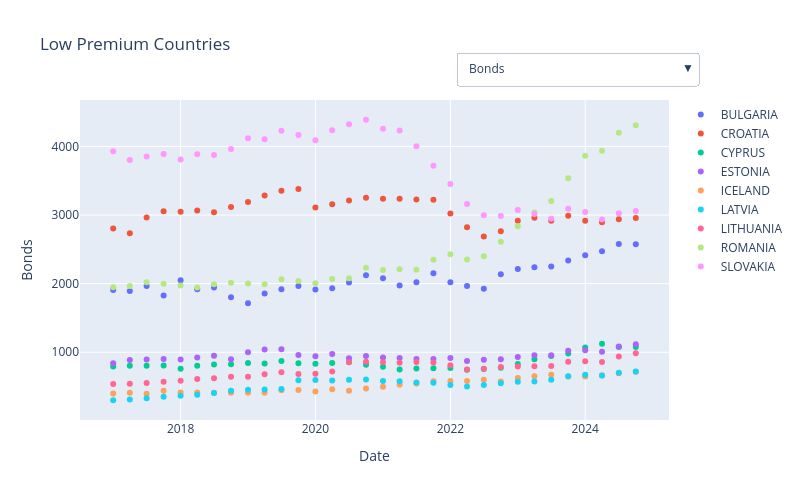
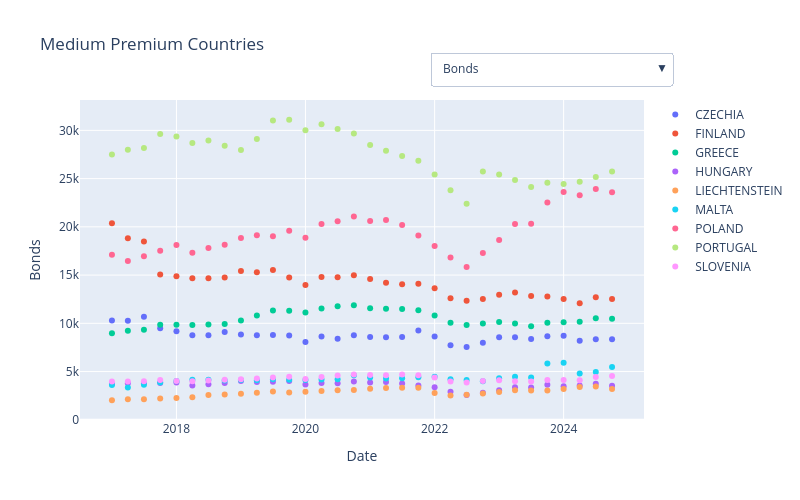
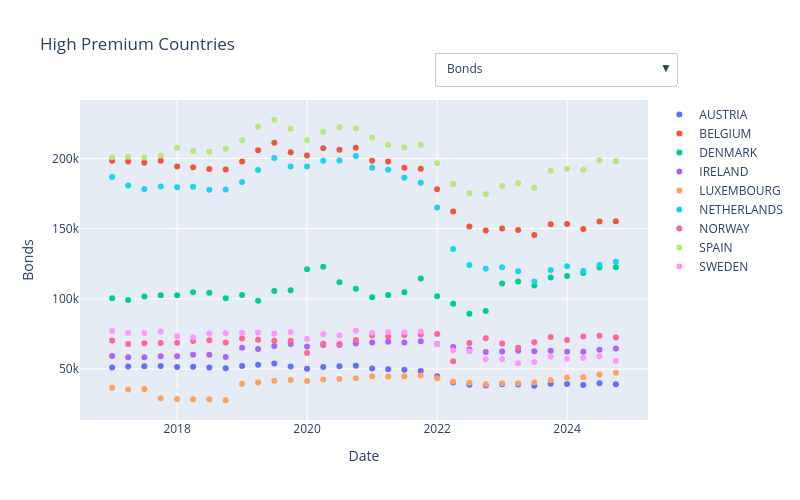
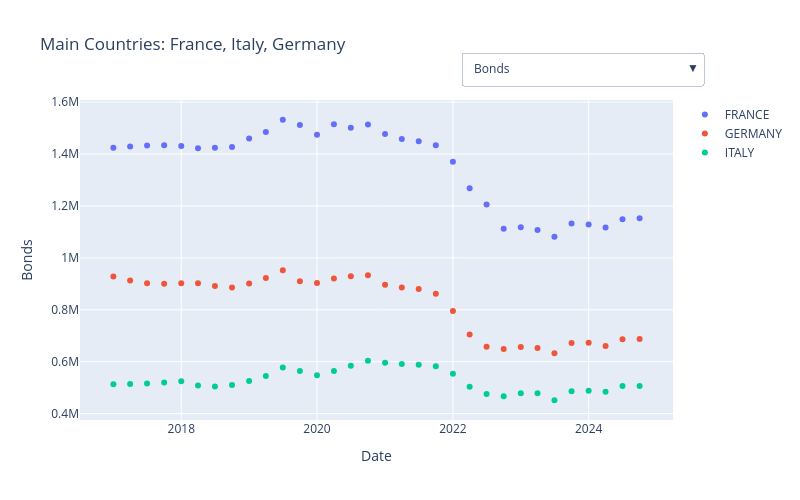

The notebook cell saved with these charts, in order:
### Markdown cell above
## Figure 1

### Code cell
import pandas as pd
import plotly.graph_objects as go

# Parameters
main_countries = ['FRANCE', 'GERMANY', 'ITALY']
investment_vars = [
    'Bonds','Equities','Property','Holding related undertakings',
    'Collective investments undertakings','Derivatives','Deposits','Other investments'
]
default_investment = 'Bonds'
n_quantiles = 3
# Preprocessing
data['Date'] = pd.to_datetime(data['Date'])

# Exclude years 2016 and 2025 (data incomplete)
data = data[~data['Date'].dt.year.isin([2016, 2025])]

data_main  = data[data['Reporting country'].isin(main_countries)].copy()
data_other = data[~data['Reporting country'].isin(main_countries)].copy()

# Country clusters based on total premiums
country_prem = (
    data_other.groupby('Reporting country')['Total premiums written']
    .sum()
    .reset_index()
)

country_prem['cluster'] = pd.qcut(
    country_prem['Total premiums written'],
    q=n_quantiles,
    labels=['Low premiums','Medium premiums','High premiums']
)

country_to_cluster = dict(zip(country_prem['Reporting country'], country_prem['cluster']))
data_other['Premium Cluster'] = data_other['Reporting country'].map(country_to_cluster)

# France, Italy and Germany get their own cluster
data_main['Premium Cluster'] = 'Main countries (FR, IT, DE)'

data_all = pd.concat([data_main, data_other], ignore_index=True)

# Filter DataFrames by cluster
df_low   = data_all[data_all['Premium Cluster'] == 'Low premiums']
df_med   = data_all[data_all['Premium Cluster'] == 'Medium premiums']
df_high  = data_all[data_all['Premium Cluster'] == 'High premiums']
df_main2 = data_all[data_all['Premium Cluster'] == 'Main countries (FR, IT, DE)']


# Plot
def create_figure(df, title):
    fig = go.Figure()
    countries = sorted(df['Reporting country'].unique())

    # Add one trace per country
    for c in countries:
        temp = df[df['Reporting country'] == c].sort_values('Date')
        fig.add_trace(go.Scatter(
            x=temp['Date'],
            y=temp[default_investment],
            mode='markers',
            marker=dict(size=6),
            name=c
        ))

    # Dropdown to switch investment variable
    buttons = []
    for inv in investment_vars:
        y_new = [df[df['Reporting country']==c].sort_values('Date')[inv].tolist()
                 for c in countries]

        buttons.append(dict(
            label=inv,
            method='update',
            args=[{"y": y_new}, {"yaxis": {"title": inv}}]
        ))

    fig.update_layout(
        title=title,
        xaxis_title="Date",
        yaxis_title=default_investment,
        updatemenus=[dict(buttons=buttons, x=1.05, y=1.15)],
        height=500,
        width=800   
    )
    return fig


# Create and show figures
create_figure(df_low,   "Low Premium Countries").show()
create_figure(df_med,   "Medium Premium Countries").show()
create_figure(df_high,  "High Premium Countries").show()
create_figure(df_main2, "Main Countries: France, Italy, Germany").show()
